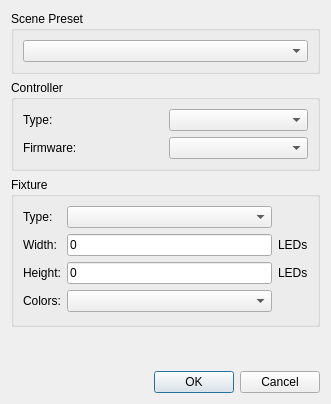
<?xml version="1.0" encoding="UTF-8"?>
<ui version="4.0">
 <class>SceneConfiguration</class>
 <widget class="QDialog" name="SceneConfiguration">
  <property name="windowModality">
   <enum>Qt::WindowModal</enum>
  </property>
  <property name="geometry">
   <rect>
    <x>0</x>
    <y>0</y>
    <width>331</width>
    <height>404</height>
   </rect>
  </property>
  <property name="windowTitle">
   <string>Scene Configuration</string>
  </property>
  <layout class="QVBoxLayout" name="verticalLayout">
   <item>
    <widget class="QGroupBox" name="sceneBox">
     <property name="title">
      <string>Scene Preset</string>
     </property>
     <layout class="QGridLayout" name="gridLayout_2">
      <item row="0" column="0">
       <widget class="QComboBox" name="sceneTemplate"/>
      </item>
     </layout>
    </widget>
   </item>
   <item>
    <widget class="QGroupBox" name="controllerBox">
     <property name="title">
      <string>Controller</string>
     </property>
     <layout class="QGridLayout" name="gridLayout_4">
      <item row="1" column="0">
       <widget class="QLabel" name="label_7">
        <property name="text">
         <string>Firmware:</string>
        </property>
       </widget>
      </item>
      <item row="1" column="1">
       <widget class="QComboBox" name="firmwareName"/>
      </item>
      <item row="0" column="1">
       <widget class="QComboBox" name="controllerType"/>
      </item>
      <item row="0" column="0">
       <widget class="QLabel" name="label_8">
        <property name="text">
         <string>Type:</string>
        </property>
       </widget>
      </item>
     </layout>
    </widget>
   </item>
   <item>
    <widget class="QGroupBox" name="fixtureBox">
     <property name="title">
      <string>Fixture</string>
     </property>
     <layout class="QGridLayout" name="gridLayout_3">
      <property name="bottomMargin">
       <number>12</number>
      </property>
      <item row="0" column="0">
       <widget class="QLabel" name="label_2">
        <property name="text">
         <string>Type:</string>
        </property>
       </widget>
      </item>
      <item row="1" column="1">
       <widget class="QLineEdit" name="fixtureWidth">
        <property name="text">
         <string>0</string>
        </property>
        <property name="maxLength">
         <number>10</number>
        </property>
       </widget>
      </item>
      <item row="0" column="1">
       <widget class="QComboBox" name="FixtureType"/>
      </item>
      <item row="2" column="1">
       <widget class="QLineEdit" name="fixtureHeight">
        <property name="text">
         <string>0</string>
        </property>
        <property name="maxLength">
         <number>10</number>
        </property>
       </widget>
      </item>
      <item row="1" column="0">
       <widget class="QLabel" name="label_6">
        <property name="text">
         <string>Width:</string>
        </property>
       </widget>
      </item>
      <item row="4" column="0">
       <widget class="QLabel" name="label">
        <property name="text">
         <string>Colors:</string>
        </property>
       </widget>
      </item>
      <item row="2" column="2">
       <widget class="QLabel" name="label_4">
        <property name="text">
         <string>LEDs</string>
        </property>
       </widget>
      </item>
      <item row="1" column="2">
       <widget class="QLabel" name="label_5">
        <property name="text">
         <string>LEDs</string>
        </property>
       </widget>
      </item>
      <item row="4" column="1">
       <widget class="QComboBox" name="ColorType"/>
      </item>
      <item row="2" column="0">
       <widget class="QLabel" name="label_3">
        <property name="text">
         <string>Height:</string>
        </property>
       </widget>
      </item>
     </layout>
    </widget>
   </item>
   <item>
    <spacer name="verticalSpacer">
     <property name="orientation">
      <enum>Qt::Vertical</enum>
     </property>
     <property name="sizeHint" stdset="0">
      <size>
       <width>20</width>
       <height>1</height>
      </size>
     </property>
    </spacer>
   </item>
   <item>
    <widget class="QDialogButtonBox" name="buttonBox">
     <property name="orientation">
      <enum>Qt::Horizontal</enum>
     </property>
     <property name="standardButtons">
      <set>QDialogButtonBox::Cancel|QDialogButtonBox::Ok</set>
     </property>
    </widget>
   </item>
  </layout>
 </widget>
 <resources/>
 <connections>
  <connection>
   <sender>buttonBox</sender>
   <signal>accepted()</signal>
   <receiver>SceneConfiguration</receiver>
   <slot>accept()</slot>
   <hints>
    <hint type="sourcelabel">
     <x>248</x>
     <y>254</y>
    </hint>
    <hint type="destinationlabel">
     <x>157</x>
     <y>274</y>
    </hint>
   </hints>
  </connection>
  <connection>
   <sender>buttonBox</sender>
   <signal>rejected()</signal>
   <receiver>SceneConfiguration</receiver>
   <slot>reject()</slot>
   <hints>
    <hint type="sourcelabel">
     <x>316</x>
     <y>260</y>
    </hint>
    <hint type="destinationlabel">
     <x>286</x>
     <y>274</y>
    </hint>
   </hints>
  </connection>
 </connections>
</ui>
